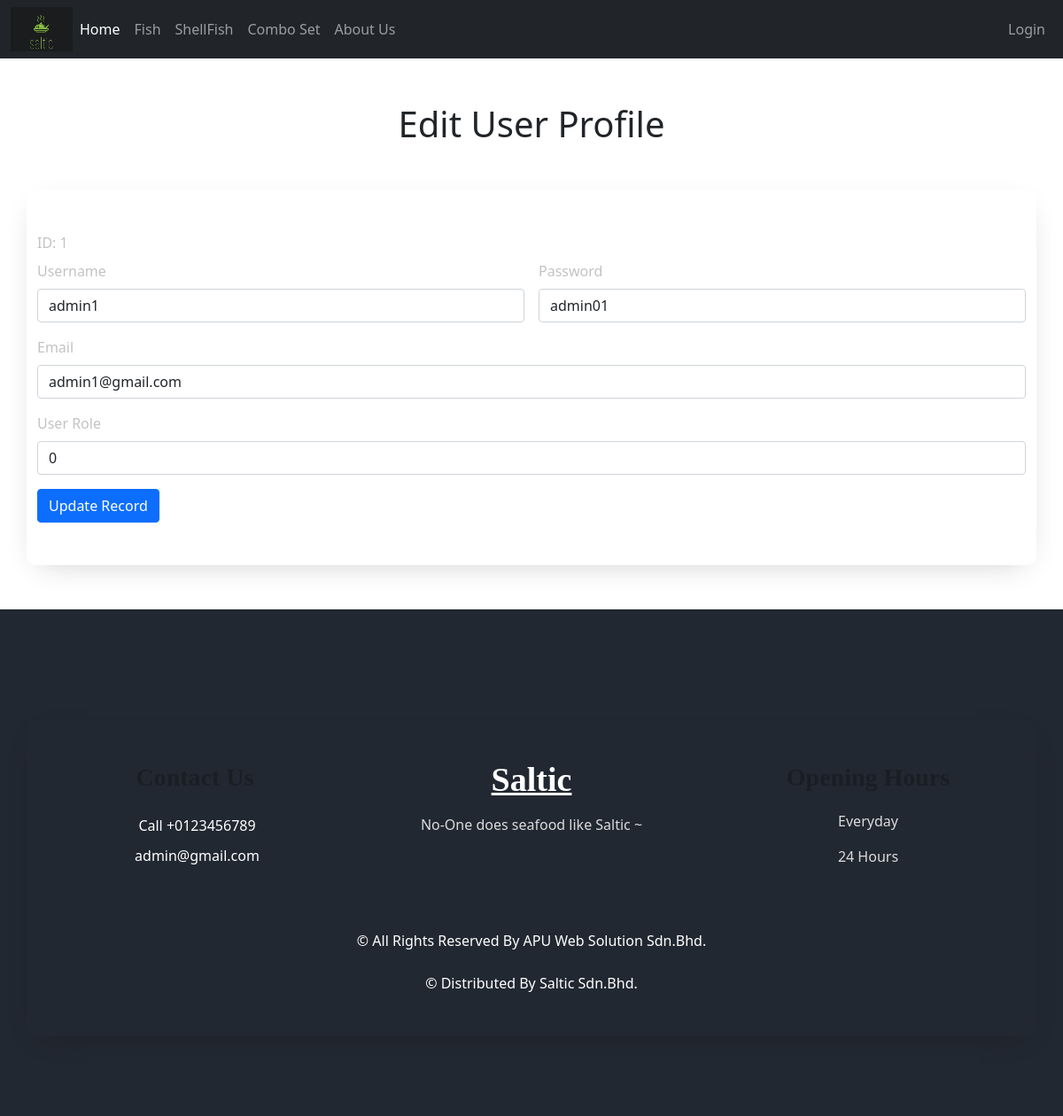
The page /adminedit.php?id=1 on the database its author committed.
### tables this page shows
CREATE TABLE `users` (
  `id` int(11) NOT NULL,
  `username` varchar(255) NOT NULL,
  `password` varchar(255) NOT NULL,
  `email` varchar(255) NOT NULL,
  `user_role` int(11) NOT NULL DEFAULT 1,
  `contact_number` varchar(12) NOT NULL
);

### adminedit.php (the view, shortened to what this page needs)
<?php
    include('db.php');
    include('navbar.php');
    $id = $_GET['id'];
    $sql_query = "SELECT * FROM users WHERE id = '$id'";
    $result = mysqli_query($conn, $sql_query);
    $row = mysqli_fetch_assoc($result);
?>
<!DOCTYPE html>
<html lang="en">
<head>
    <link href="css/manage.css" rel="stylesheet">
    <link href="css/footer.css" rel="stylesheet">
    <link href="https://cdn.jsdelivr.net/npm/bootstrap@5.1.3/dist/css/bootstrap.min.css" rel="stylesheet"
>
</head>
<body>
    <div>
        <h1>Edit User Profile</h1>
    </div>
    <div class="container">
        <div class="col-md-6">
            <label for="" class="form-label">ID: </label> <?php echo $row['id']?>
        </div>
        <form class="row g-3" action="" method="post">
            <div class="col-md-6">
                <label for="inputEmail4" class="form-label">Username</label>
                <input type="text" class="form-control" name="txtUsername" value="<?php echo $row['username']?>">
            </div>
            <div class="col-md-6">
                <label for="inputPassword4" class="form-label">Password</label>
                <input type="text" class="form-control" name="txtPassword" value="<?php echo $row['password']?>">
            </div>
            <div class="col-12">
                <label for="inputAddress" class="form-label">Email</label>
                <input type="email" class="form-control" name="txtEmail" value="<?php echo $row['email']?>">
            </div>
            <div class="col-12">
                <label for="inputAddress2" class="form-label">User Role</label>
                <input type="text" class="form-control" name="txtUserRole" value="<?php echo $row['user_role']?>">
            </div>
            <div class="col-12">
                <button type="submit" class="btn btn-primary" name="updateRecord">Update Record</button>
            </div>
        </form>
    </div>
    <footer class="footer_section">
        <div class="container">
        <div class="row">
            <div class="col-md-4 footer-col">
            <div class="footer_contact">
                <h4>
                </h4>
                <div class="contact_link_box">
                <a>
                    <span>
                    Call +0123456789
                    </span>
                </a>
                <a>
                    <span>
                    admin@gmail.com
                    </span>
                </a>
                </div>
            </div>
            </div>
            <div class="col-md-4 footer-col">
            <div class="footer_detail">
                <a class="footer-logo">
                Saltic
                </a>
                <p>
                No-One does seafood like Saltic ~
                </p>
            </div>
            </div>
            <div class="col-md-4 footer-col">
            <h4>
            </h4>
            <p>
                Everyday
            </p>
            <p>
                24 Hours
            </p>
            </div>
        </div>
        <div class="footer-info">
            <p>
            &copy; <span id="displayYear"></span> All Rights Reserved By
            <a>APU Web Solution Sdn.Bhd.</a><br><br>
            &copy; <span id="displayYear"></span> Distributed By
            <a>Saltic Sdn.Bhd.</a>
            </p>
        </div>
        </div>
    </footer>
</body>
</html>

### css/manage.css (style rules this page uses)
.container { border-radius: 10px; box-shadow: 0px 10px 34px -15px; color: rgba(0, 0, 0, 0.24); padding: 3rem; margin-top: 50px; margin-bottom: 50px; }
h1 { text-align: center; padding-top: 50px; }

### css/footer.css (style rules this page uses)
.footer_section { background-color: #222831; color: #ffffff; padding: 75px 0 40px 0; text-align: center; }
.container { bottom: 0; }
.footer_section h4 { font-size: 28px; }
.footer_section h4, .footer_section .footer-logo { font-weight: 600; margin-bottom: 20px; font-family: 'Dancing Script', cursive; }
.footer_section p { color: #dbdbdb; }
.footer_section .footer-col { margin-bottom: 30px; }
.footer_section .footer_contact .contact_link_box { display: -webkit-box; display: -ms-flexbox; display: flex; -webkit-box-orient: vertical; -webkit-box-direction: normal; -ms-flex-direction: column; flex-direction: column; }
.footer_section .footer_contact .contact_link_box a { margin: 5px 0; color: #ffffff; }
.footer_section .footer-logo { display: block; font-weight: bold; font-size: 38px; line-height: 1; color: #ffffff; }
.footer_section .footer-info { text-align: center; margin-top: 25px; }
.footer_section .footer-info p { color: #ffffff; margin: 0; }
.footer_section .footer-info p a { color: inherit; }

### rows shown on the page
users: id "1", txtUsername "admin1", txtPassword "admin01", txtEmail "admin1@gmail.com", txtUserRole "0"
